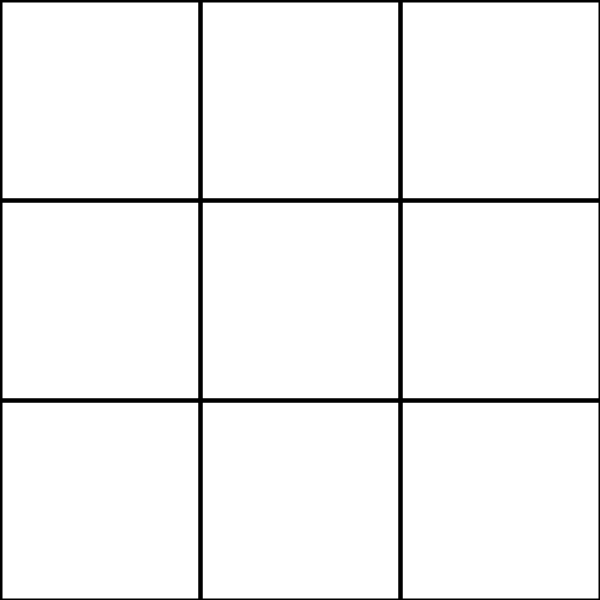
Frame 1 (no input)
Frame 60 (the mouse pressed at the canvas centre just before this capture): identical to frame 1, image omitted
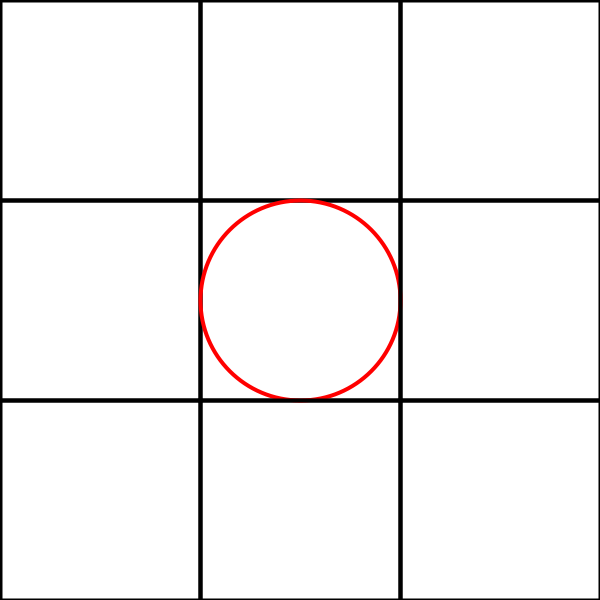
Frame 120 (the mouse held since frame 60 and released just before this capture)

The Processing sketch that drew these frames (run headless with seeded random() and noise(); from frame 60 on, the mouse is pressed at the canvas centre):

// Processing sketch: TikTakTo
// ── TikTakTo.pde
int cols = 3;
int rows = 3;

Cell[][] board = new Cell[cols][rows];

void setup() {
  size(600, 600);
  background(0);
  smooth(2);

  int w = width / cols;
  int h = height / rows;

  for (int i = 0; i < cols; i++) {
    for (int j = 0; j < rows; j++) {
      board[i][j] = new Cell(i * w, j * h, w, h);
    }
  }
}

void draw() {
  background(255);
  for (int i = 0; i < cols; i++) {
    for (int j = 0; j < rows; j ++) {
      board[i][j].display();
    }
  }
}

void mousePressed() {
  for (int i = 0; i < cols; i++) {
    for (int j = 0; j < rows; j++) {   
      board[i][j].click(mouseX, mouseY);
    }
  }
}


// A Cell object
class Cell {
  float x, y;
  float w, h;
  int state;

  // Cell Constructor
  Cell(float tempX, float tempY, float tempW, float tempH) {
    x = tempX;
    y = tempY;
    w = tempW;
    h = tempH;
    state = 0;
  }

  void click(int mx, int my) {
    if (mx > x && mx < x + w && my > y && my < y + h) {
      
      //A shorter better way is to use modulo if you wanted
      //This wil simply go from 0, 1, 2 then back to zero when it hits 3
      //becasue mod 3 is zero
      // state = (state + 1) % 3
      state = state + 1;
      if (state > 2) {
        state = 0;
      }
      println(state);
    }
  }

  void display() {
    stroke(0);
    strokeWeight(4);
    noFill();
    rect(x, y, w, h);

    stroke(255, 0, 0);
    strokeWeight(4);
    if (state == 0) {
    } else if (state == 1) {
      ellipse(x + w/2, y + h/2, w, h);
    } else if (state == 2) {
      line(x, y, x+w, y+h);
      line(x+w, y, x, y+h);
    }
  }
}
